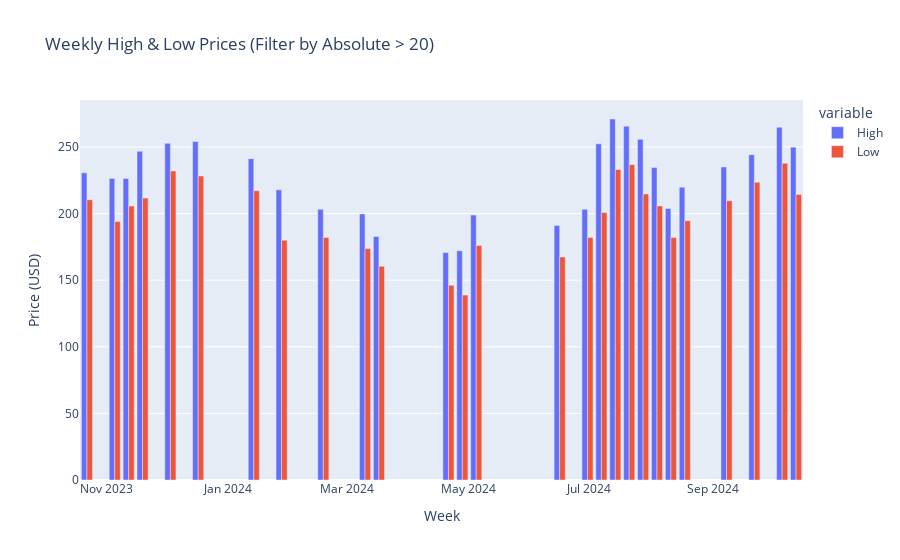

Notebook code for this chart:
### Code cell
plot_weekly_high_low(threshold=20, difference_type="absolute")

### Figure 1 — Plotly figure (JSON) as saved in the notebook; plotly's stock layout.template omitted (floating-point values rounded to 4 significant figures)
{"data": [{"alignmentgroup": "True", "hovertemplate": "variable=High<br>Week=%{x}<br>Price (USD)=%{y}<extra></extra>", "legendgroup": "High", "marker": {"color": "#636efa", "pattern": {"shape": ""}}, "name": "High", "offsetgroup": "High", "orientation": "v", "showlegend": true, "textposition": "auto", "type": "bar", "x": ["2023-10-22T00:00:00-04:00", "2023-11-05T00:00:00-04:00", "2023-11-12T00:00:00-05:00", "2023-11-19T00:00:00-05:00", "2023-12-03T00:00:00-05:00", "2023-12-17T00:00:00-05:00", "2024-01-14T00:00:00-05:00", "2024-01-28T00:00:00-05:00", "2024-02-18T00:00:00-05:00", "2024-03-10T00:00:00-05:00", "2024-03-17T00:00:00-04:00", "2024-04-21T00:00:00-04:00", "2024-04-28T00:00:00-04:00", "2024-05-05T00:00:00-04:00", "2024-06-16T00:00:00-04:00", "2024-06-30T00:00:00-04:00", "2024-07-07T00:00:00-04:00", "2024-07-14T00:00:00-04:00", "2024-07-21T00:00:00-04:00", "2024-07-28T00:00:00-04:00", "2024-08-04T00:00:00-04:00", "2024-08-11T00:00:00-04:00", "2024-08-18T00:00:00-04:00", "2024-09-08T00:00:00-04:00", "2024-09-22T00:00:00-04:00", "2024-10-06T00:00:00-04:00", "2024-10-13T00:00:00-04:00"], "xaxis": "x", "y": [230.6, 226.4, 226.3, 246.7, 252.8, 254.1, 241.2, 217.8, 203.2, 199.8, 182.9, 170.7, 172.1, 198.9, 191.1, 203.2, 252.4, 271, 265.6, 255.8, 234.7, 203.9, 219.8, 235, 244.2, 264.9, 249.8], "yaxis": "y"}, {"alignmentgroup": "True", "hovertemplate": "variable=Low<br>Week=%{x}<br>Price (USD)=%{y}<extra></extra>", "legendgroup": "Low", "marker": {"color": "#EF553B", "pattern": {"shape": ""}}, "name": "Low", "offsetgroup": "Low", "orientation": "v", "showlegend": true, "textposition": "auto", "type": "bar", "x": ["2023-10-22T00:00:00-04:00", "2023-11-05T00:00:00-04:00", "2023-11-12T00:00:00-05:00", "2023-11-19T00:00:00-05:00", "2023-12-03T00:00:00-05:00", "2023-12-17T00:00:00-05:00", "2024-01-14T00:00:00-05:00", "2024-01-28T00:00:00-05:00", "2024-02-18T00:00:00-05:00", "2024-03-10T00:00:00-05:00", "2024-03-17T00:00:00-04:00", "2024-04-21T00:00:00-04:00", "2024-04-28T00:00:00-04:00", "2024-05-05T00:00:00-04:00", "2024-06-16T00:00:00-04:00", "2024-06-30T00:00:00-04:00", "2024-07-07T00:00:00-04:00", "2024-07-14T00:00:00-04:00", "2024-07-21T00:00:00-04:00", "2024-07-28T00:00:00-04:00", "2024-08-04T00:00:00-04:00", "2024-08-11T00:00:00-04:00", "2024-08-18T00:00:00-04:00", "2024-09-08T00:00:00-04:00", "2024-09-22T00:00:00-04:00", "2024-10-06T00:00:00-04:00", "2024-10-13T00:00:00-04:00"], "xaxis": "x", "y": [210.4, 194.1, 205.7, 211.6, 231.9, 228.2, 217.1, 180.1, 182.1, 173.7, 160.5, 146.2, 138.8, 176.0, 167.4, 182.0, 200.9, 233.1, 236.8, 214.7, 205.8, 182, 194.7, 209.6, 223.5, 237.8, 214.4], "yaxis": "y"}], "layout": {"barmode": "group", "legend": {"title": {"text": "variable"}, "tracegroupgap": 0}, "title": {"text": "Weekly High & Low Prices (Filter by Absolute > 20)"}, "xaxis": {"anchor": "y", "domain": [0, 1], "title": {"text": "Week"}}, "yaxis": {"anchor": "x", "domain": [0, 1], "title": {"text": "Price (USD)"}}}}
